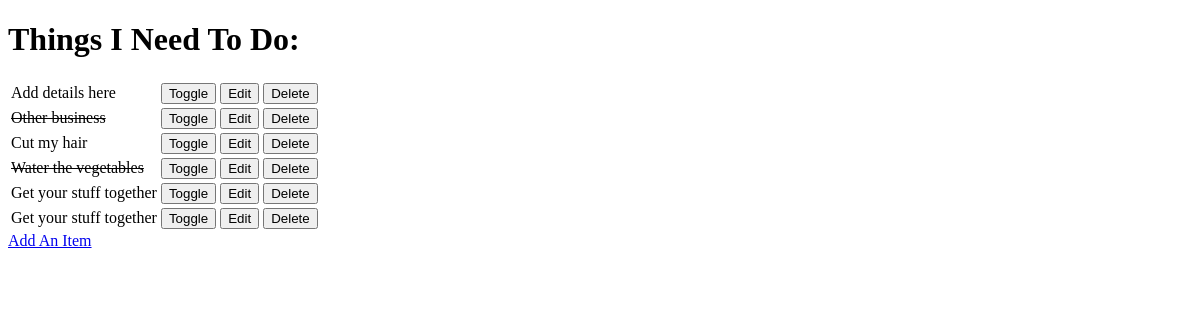
Before: / with the older database file.
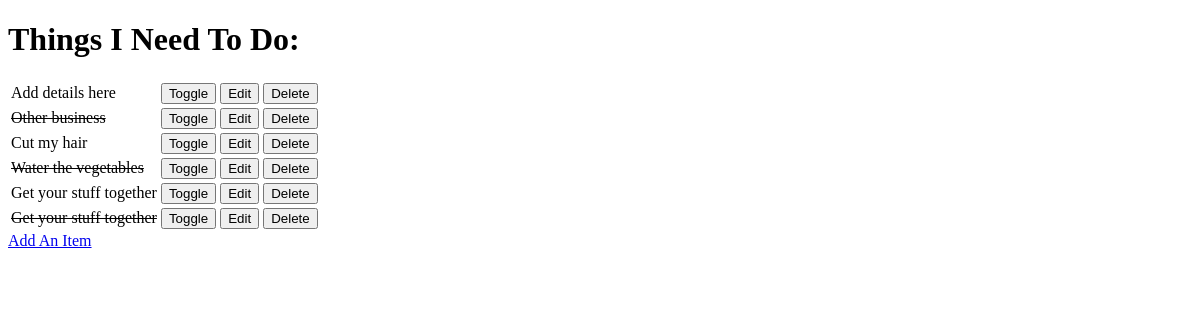
After: the same page with the newer database file.
### todo/models.py (models this page shows, shortened)
class Item(models.Model):
    name = models.CharField(max_length=50, null=False, blank=False)
    done = models.BooleanField(null=False, blank=False, default=False)

### todo/views.py (the view)
# urls.py: path('', views.get_todo_list, name='get_todo_list'),
def get_todo_list(request):
    items = Item.objects.all()
    context = {
        'items': items
    }
    return render(request, 'todo/todo_list.html', context)

### todo/templates/todo/todo_list.html (shortened to what this page needs)
<!DOCTYPE html>
<html lang="en">
<head>
</head>
<body>
    <h1> Things I Need To Do:</h1>
    <table>
        {% for item in items %}
        <tr>
        {% if item.done %}
            <td><strike>{{ item.name }}</strike></td>
        {% else %}
        <td>{{ item.name }}</td>
        {% endif %}
            <td>
                <a href="/toggle/{{ item.id }}">
                    <button>Toggle</button>
                </a>
            </td>
            <td>
                <a href="/edit/{{ item.id }}">
                    <button>Edit</button>
                </a>
            </td>
            <td>
                <a href="/delete/{{ item.id }}">
                    <button>Delete</button>
                </a>
            </td>
        </tr>
            {% empty %}
            <td>You have nothing on the to do list</td>
        {% endfor %}
    </table>
    <a href="/add">Add An Item</a>
</body>
</html>

Changed rows visible on the page:
changed Item (number 6 of 6 on the later page): done False → True (drawn)
